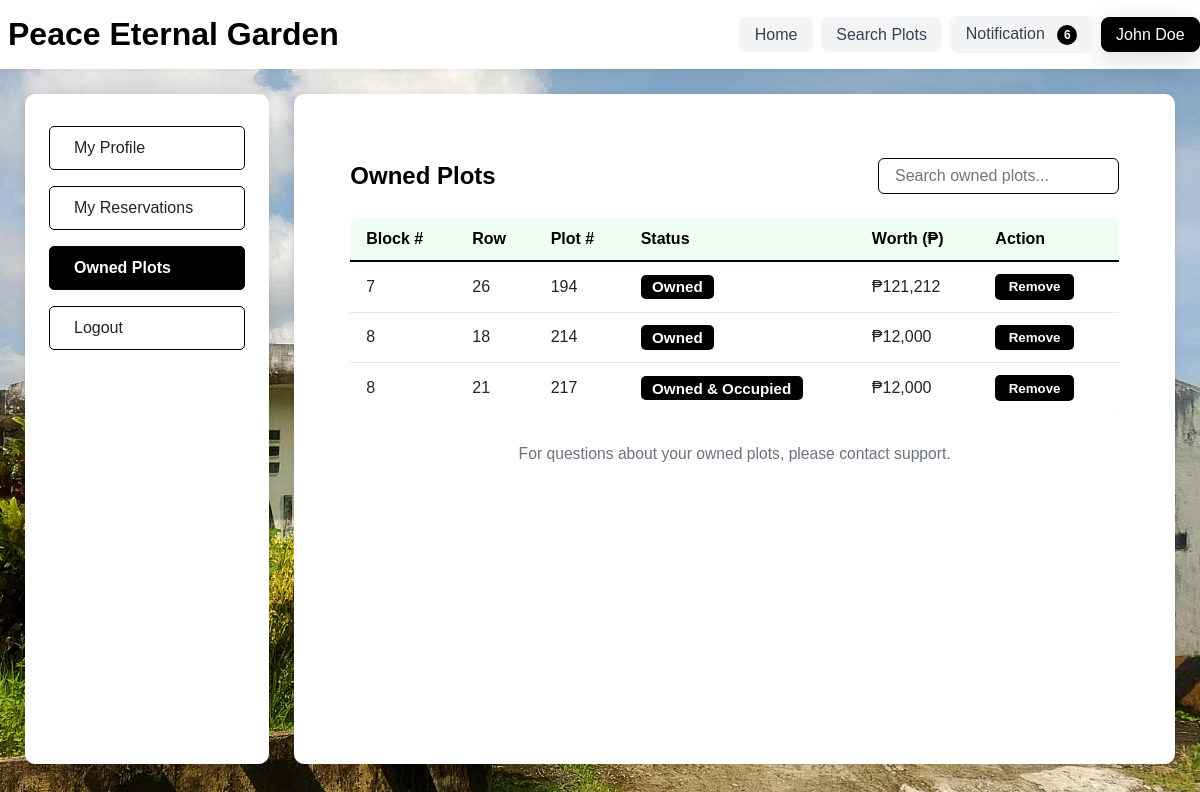
/user/owned_plots (signed in), run on the app's committed database.
### web.py (models this page shows)
class Plot(db.Model):
    id = db.Column(db.Integer, primary_key=True)
    block = db.Column(db.String(50), nullable=True)
    row = db.Column(db.String(50), nullable=True)
    number = db.Column(db.String(50), nullable=False)
    status = db.Column(db.String(50), nullable=True)
    assigned_to = db.Column(db.String(200), nullable=True)
    reserved_date = db.Column(db.Date, nullable=True)
    square_meter = db.Column(db.String(50), nullable=True)
    price = db.Column(db.Float, nullable=True)

### web.py (the view)
@app.route('/user/owned_plots')
def user_owned_plots():
    user_id = session.get('user_id')
    if not user_id:
        flash('Please log in to view owned plots.', 'danger')
        return redirect(url_for('login'))
    try:
        plots = Plot.query.filter(Plot.assigned_to == str(user_id)).all()
    except Exception:
        plots = []
    return render_template('user/ownedPlots.html', plots=plots)

### web.py (called while the page is built)
@app.context_processor
def inject_notifications():
    user_id = session.get('user_id')
    if not user_id:
        return {}
    try:
        notes = Notification.query.filter_by(user_id=user_id).order_by(Notification.created_at.desc()).limit(20).all()
        out = []
        for n in notes:
            out.append({'message': n.message, 'status': n.status or 'pending', 'time': n.created_at.strftime('%Y-%m-%d %H:%M')})
        return {'notifications': out, 'clear_notifications_url': url_for('clear_notifications'), 'notifications_url': url_for('api_notifications')}
    except Exception:
        return {'notifications': [], 'clear_notifications_url': '', 'notifications_url': ''}

### templates/user/ownedPlots.html (shortened to what this page needs)
<!DOCTYPE html>
<html lang="en">
<head>
</head>
<body>
{% include 'partials/navbar.html' %}
<section class="parent-section">
    {% include 'partials/user_sidebar.html' %}
    <div class="right">
        <div class="list-box">
            <div style="width:100%;padding:2rem;">
                <div style="display: flex; align-items: center; justify-content: space-between; margin-bottom: 1.5rem;">
                    <h2 style="color:#000000;margin:0;">Owned Plots</h2>
                    <input
                        type="text"
                        id="plotSearch"
                        placeholder="Search owned plots..."
                        style="padding: 0.5em 1em; border-radius: 6px; border: 1px solid #000000; background: #fff; color: #23232a; font-size: 1rem; outline: none; min-width: 220px;"
                        oninput="filterPlots()"
                    />
                </div>
                <div class="recent-reservations-wrapper">
                    <table class="recent-reservations" id="plotTable">
                        <thead>
                            <tr>
                                <th>Block #</th>
                                <th>Row</th>
                                <th>Plot #</th>
                                <th>Status</th>
                                <th>Worth (₱)</th>
                                <th>Action</th>
                            </tr>
                        </thead>
                        <tbody>
                        {% for p in plots %}
                            <tr data-plot-id="{{ p.id }}">
                                <td>{{ p.block or '-' }}</td>
                                <td>{{ p.row or '-' }}</td>
                                <td>{{ p.number or '-' }}</td>
                                <td>
                                    {% if p.status and p.status.lower() == 'occupied' %}
                                        <span class="status confirmed">Owned & Occupied</span>
                                    {% else %}
                                        <span class="status confirmed">Owned</span>
                                    {% endif %}
                                </td>
                                <td>{% if p.price %}{{ '₱' ~ ('{:,}'.format(p.price|int)) }}{% else %}-{% endif %}</td>
                                <td>
                                    <button class="action-btn" onclick="openModal('{{ p.number }}', '{{ p.block }}')">Remove</button>
                                </td>
                            </tr>
                        {% else %}
                            <tr><td colspan="6" style="text-align:center;color:#6b7280;">You have no owned plots yet.</td></tr>
                        {% endfor %}
                        </tbody>
                    </table>
                </div>
                <div style="margin-top:2rem;text-align:center;color:#6b7280;font-size:0.98rem;">
                    For questions about your owned plots, please contact support.
                </div>
            </div>
            </div>
        </div>
</section>
</body>
</html>

### templates/partials/navbar.html (shortened to what this page needs)
<header>
	<div class="container header-flex">
		<h1 style="color: #000000;">Peace Eternal Garden</h1>
		<nav>
			<div class="nav-links">
				{% if not session.get('user_id') %}
					<a href="{{ url_for('home') }}" class="{% if request.endpoint == 'home' %}active{% endif %}">About</a>
					<a href="{{ url_for('search_plot') }}" class="{% if request.endpoint == 'search_plot' %}active{% endif %}">Browse</a>
					<a href="{{ url_for('login') }}" class="{% if request.endpoint == 'login' %}active{% endif %}">Sign In</a>
					<a href="{{ url_for('register') }}" class="{% if request.endpoint == 'register' %}active{% endif %}">Sign Up</a>
				{% else %}
					<a href="{{ url_for('home') }}" class="{% if request.endpoint == 'home' %}active{% endif %}">Home</a>
					<a href="{{ url_for('search_plot') }}" class="{% if request.endpoint == 'search_plot' %}active{% endif %}">Search Plots</a>
					{% set _notifications = notifications if (notifications is defined) else session.get('notifications', []) %}
					<div class="notification" style="position:relative">
						<a href="javascript:void(0)" id="notification-btn" class="{% if request.path == '/notification' %}active{% endif %}" aria-haspopup="true" aria-expanded="false" title="Notifications">
							Notification
							{% if _notifications and _notifications|length > 0 %}
								<span id="notif-badge" class="badge" aria-hidden="true">{{ _notifications|length }}</span>
							{% endif %}
						</a>
					</div>
					<a href="{{ url_for('user_profile') }}" class="{% if (request.path and request.path.startswith('/user')) or request.endpoint == 'user_profile' %}active{% endif %}" title="View Profile">
						{{ session.get('first_name') }} {{ session.get('last_name') }}
					</a>
				{% endif %}
			</div>
		</nav>
	</div>
</header>

### templates/partials/user_sidebar.html (shortened to what this page needs)
{% set current_page = request.endpoint %}
<div class="left">
  <div class="list-box side-nav">
    <a
      href="{{ url_for('user_profile') }}"
      class="{% if current_page == 'user_profile' %}active{% endif %}"
    >
      My Profile
    </a>
    <a
      href="{{ url_for('user_reservations') }}"
      class="{% if current_page == 'user_reservations' %}active{% endif %}"
    >
      My Reservations
    </a>
    <a
      href="{{ url_for('user_owned_plots') }}"
      class="{% if current_page == 'user_owned_plots' %}active{% endif %}"
    >
      Owned Plots
    </a>
    <a href="#" id="logoutBtn">Logout</a>
  </div>
</div>

### templates/partials/navbar.html (style rules this page uses)
header { background: #fff; box-shadow: 0 2px 4px rgba(0,0,0,0.05); }
.container { max-width: 1200px; margin: 0 auto; padding: 0 1rem; }
.header-flex { display: flex; justify-content: space-between; align-items: center; padding: 1rem 0; }
h1 { font-size: 2rem; font-weight: bold; margin: 0; margin-left: 0.5rem; }
nav { display: flex; gap: 0.5rem; align-items: center; position: relative; }
.nav-links { display: flex; gap: 0.5rem; align-items: center; }
.nav-links a { display: inline-block; padding: 0.45rem 0.9rem; background: #f3f4f6; color: #374151; text-decoration: none; border-radius: 8px; border: 1px solid transparent; font-weight: 500; transition: background 0.15s ease, color 0.15s ease, transform 0.06s ease, box-shadow 0.12s ease; margin-left: 0; }
.nav-links a.active { background: #000000; color: #ffffff; border-color: #000000; box-shadow: 0 8px 30px rgba(0,0,0,0.14); }
.badge { display: inline-flex; align-items: center; justify-content: center; width: 20px; min-width: 20px; height: 20px; padding: 0; line-height: 1; border-radius: 999px; background: #000000; color: #fff; font-size: 0.75rem; font-weight: 600; margin-left: 0.5rem; vertical-align: middle; white-space: nowrap; overflow: hidden; text-overflow: ellipsis; }
.notification a { position: relative; }

### templates/partials/user_sidebar.html (style rules this page uses)
.parent-section .left { width: 30%; height: 100%; padding-right: 12.5px; }
.left { padding: 25px; display: flex; justify-content: center; align-items: center; }
.list-box { width: 100%; height: 100%; background-color: #ffffff; border-radius: 10px; box-shadow: 0 2px 8px rgba(0, 0, 0, 0.08); padding: 2rem 1.5rem; display: flex; flex-direction: column; justify-content: flex-start; align-items: flex-start; overflow-y: auto; }
.side-nav { align-items: stretch; }
.side-nav a { padding: 0.75rem 1.5rem; color: #23232a; text-decoration: none; border-radius: 5px; transition: background 0.2s, color 0.2s; border: 1px solid #000000; margin-bottom: 1rem; background: transparent; }
.side-nav a.active { background: #000000; color: #ffffff; font-weight: bold; border: 1px solid #000000; }

### data on the page
Plot: block "7", row "26", number "194", status "Owned", price "₱121,212"
Plot: block "8", row "18", number "214", status "Owned", price "₱12,000"
Plot: block "8", row "21", number "217", status "Owned & Occupied", price "₱12,000"

### other printed values
{{ _notifications|length }} "6"
{{ session.get('first_name') }} "John"
{{ session.get('last_name') }} "Doe"
